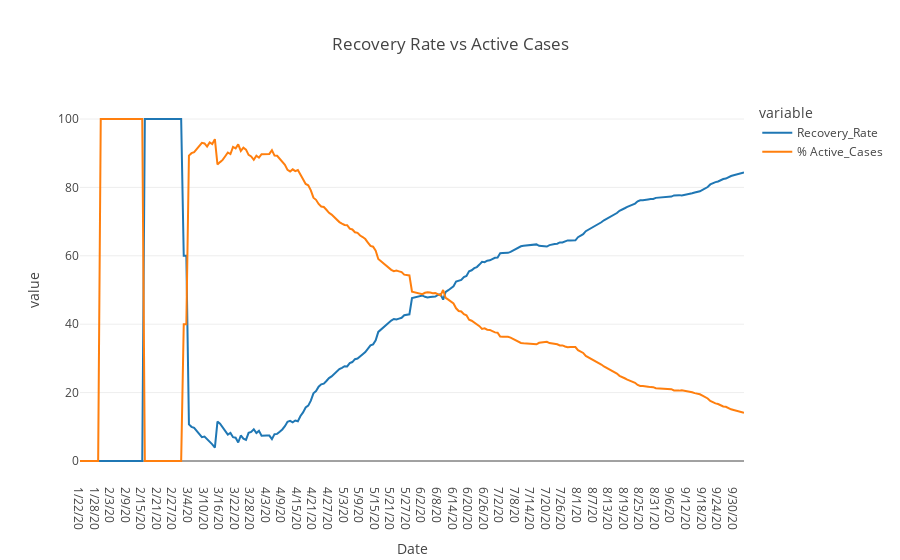

Notebook cell for this chart:
### Code cell
fig = px.line(final_india_df, x="Date", y=["Recovery_Rate","% Active_Cases"], 
               title="Recovery Rate vs Active Cases", range_x=["3/6/20","8/11/20"])
fig.show()

### Figure 1 — Plotly figure (JSON) as saved in the notebook; plotly's stock layout.template omitted (floating-point values rounded to 4 significant figures; data arrays with more than 128 entries replaced by an {"elided": "..."} marker saying what was removed)
{"data": [{"hovertemplate": "variable=Recovery_Rate<br>Date=%{x}<br>value=%{y}<extra></extra>", "legendgroup": "Recovery_Rate", "line": {"color": "#1F77B4", "dash": "solid"}, "mode": "lines", "name": "Recovery_Rate", "orientation": "v", "showlegend": true, "type": "scatter", "x": {"elided": "257 str values"}, "xaxis": "x", "y": {"elided": "257 float values"}, "yaxis": "y"}, {"hovertemplate": "variable=% Active_Cases<br>Date=%{x}<br>value=%{y}<extra></extra>", "legendgroup": "% Active_Cases", "line": {"color": "#FF7F0E", "dash": "solid"}, "mode": "lines", "name": "% Active_Cases", "orientation": "v", "showlegend": true, "type": "scatter", "x": {"elided": "257 str values"}, "xaxis": "x", "y": {"elided": "257 float values"}, "yaxis": "y"}], "layout": {"legend": {"title": {"text": "variable"}, "tracegroupgap": 0}, "title": {"text": "Recovery Rate vs Active Cases"}, "xaxis": {"anchor": "y", "domain": [0, 1], "range": ["3/6/20", "8/11/20"], "title": {"text": "Date"}}, "yaxis": {"anchor": "x", "domain": [0, 1], "title": {"text": "value"}}}}
